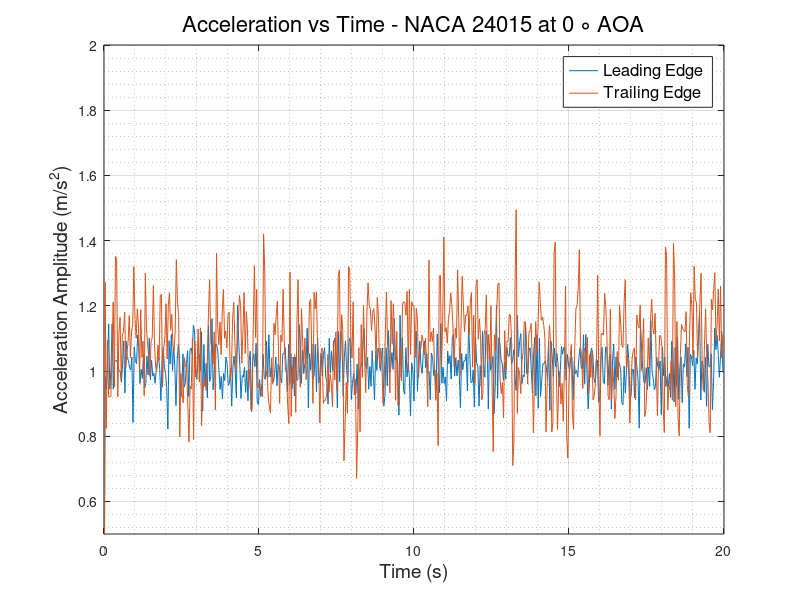
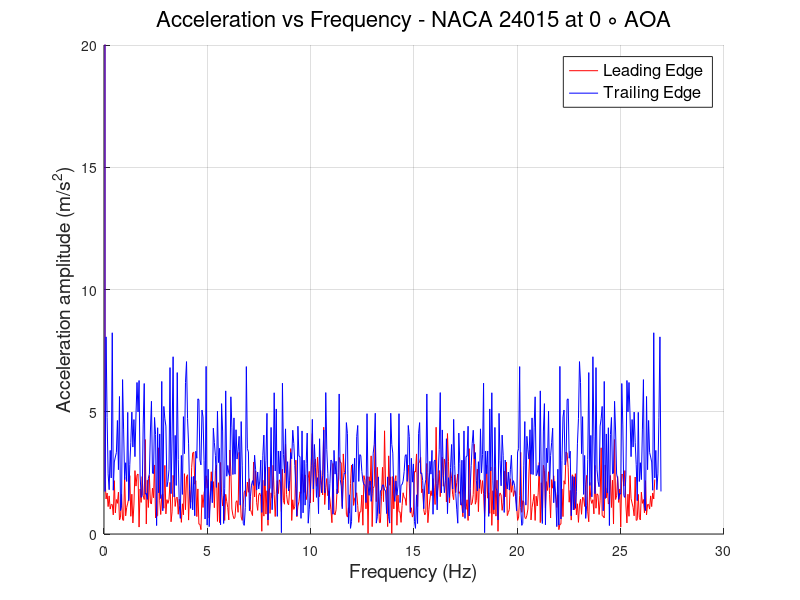

These figures' MATLAB source, in order:
clc
clear
close all
%% READING ACCELEROMETER DATA and defining Variables
                        % LEADING EDGE %
data   = xlsread('LE_500rpm.csv');
LE_time   = data(:,1);
LE_X_acc  = data(:,2);
LE_Y_acc  = data(:,3);
LE_Z_acc  = data(:,4);
LE_R_acc  = sqrt(LE_X_acc.^2 + LE_Y_acc.^2 + LE_Z_acc.^2);
% plot(LE_time,LE_R_acc)
N      = numel(LE_time);
Ts     = abs(diff(LE_time(1:2)));
fs     = 1/Ts;
f_axis = [0:N-1]*fs/N;
A_freq_LE = fft(LE_R_acc);
figure(1) 
plot(LE_time,LE_R_acc)
hold on
figure(2)
hold on
plot(f_axis,abs(A_freq_LE),'-r','LineWidth',0.5)
grid on 
grid minor
                        % TRAILING EDGE %
data   = xlsread('TE_500rpm.csv');
TE_time   = data(:,1);
TE_X_acc  = data(:,2);
TE_Y_acc  = data(:,3);
TE_Z_acc  = data(:,4);
TE_R_acc  = sqrt(TE_X_acc.^2 + TE_Y_acc.^2 + TE_Z_acc.^2);
% plot(TE_time,TE_R_acc)
N      = numel(TE_time);
Ts     = abs(diff(TE_time(1:2)));
fs     = 1/Ts;
f_axis = [0:N-1]*fs/N;
A_freq_TE = fft(TE_R_acc);
figure(1)
plot(TE_time, TE_R_acc)
grid on
grid minor
xlabel('Time (s)','FontSize',14,'FontWeight','normal')
ylabel('Acceleration Amplitude (m/s^2)','FontSize',14,'FontWeight','normal')
legend ('Leading Edge','Trailing Edge','FontSize',12,'FontWeight','normal')
title('Acceleration vs Time - NACA 24015 at 0 \circ AOA','FontSize',16,'FontWeight','normal')
ylim([0.5 2])
figure(2)
plot(f_axis,abs(A_freq_TE),'-b','LineWidth',0.5)
grid on 
grid minor
ylabel('Acceleration amplitude (m/s^2)','FontSize',14,'FontWeight','normal')
xlabel('Frequency (Hz)','FontSize',14,'FontWeight','normal')
ylim([0 20])
legend ('Leading Edge','Trailing Edge','FontSize',12,'FontWeight','normal')
title('Acceleration vs Frequency - NACA 24015 at 0 \circ AOA','FontSize',16,'FontWeight','normal')
